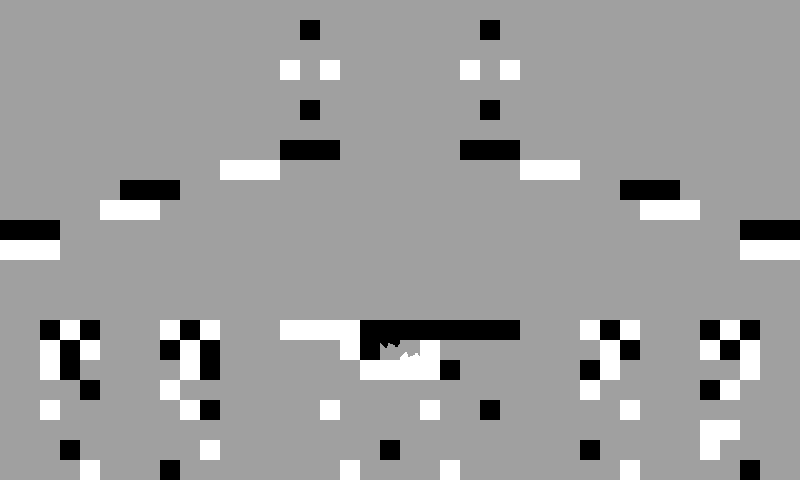

This game map was drawn from its Tiled (.tmx) file and the tilesets committed beside it. A one-line description and the trimmed map source follow:
An orthogonal 40x24 tile map with 20x20 px tiles, 1 tile layer (Map).

<map version="1.2" tiledversion="1.2.5" orientation="orthogonal" renderorder="right-down" width="40" height="24" tilewidth="20" tileheight="20" infinite="0" backgroundcolor="#a0a0a0" nextlayerid="7" nextobjectid="1">
 <properties>
  <property name="Background" type="int" value="192" />
  <property name="Title" value="?" />
  <property name="Wrapping" type="int" value="0" />
 </properties>
 <tileset firstgid="1" name="tmx_ss" tilewidth="20" tileheight="20" tilecount="30" columns="3">
  <image source="tmx_ss.png" width="60" height="200" />
  <tile id="0" type="Player">
   <properties>
    <property name="Color" type="int" value="0" />
    <property name="Flipped" type="int" value="0" />
   </properties>
  </tile>
  <tile id="1" type="Player">
   <properties>
    <property name="Color" type="int" value="0" />
    <property name="Flipped" type="int" value="1" />
   </properties>
  </tile>
  <tile id="2" type="RGBSphere">
   <properties>
    <property name="Color" type="int" value="192" />
    <property name="Flipped" type="int" value="0" />
   </properties>
  </tile>
  <tile id="3" type="Block">
   <properties>
    <property name="Color" type="int" value="0" />
    <property name="Flipped" type="int" value="0" />
   </properties>
  </tile>
  <tile id="4" type="Block">
   <properties>
    <property name="Color" type="int" value="192" />
    <property name="Flipped" type="int" value="0" />
   </properties>
  </tile>
  <tile id="5" type="Block">
   <properties>
    <property name="Color" type="int" value="255" />
    <property name="Flipped" type="int" value="0" />
   </properties>
  </tile>
  <tile id="6" type="Exit">
   <properties>
    <property name="Color" type="int" value="0" />
    <property name="Flipped" type="int" value="0" />
   </properties>
  </tile>
  <tile id="7" type="Exit">
   <properties>
    <property name="Color" type="int" value="192" />
    <property name="Flipped" type="int" value="0" />
   </properties>
  </tile>
  <tile id="8" type="Exit">
   <properties>
    <property name="Color" type="int" value="255" />
    <property name="Flipped" type="int" value="0" />
   </properties>
  </tile>
  <tile id="9" type="Pit">
   <properties>
    <property name="Color" type="int" value="0" />
    <property name="Flipped" type="int" value="0" />
   </properties>
  </tile>
  <tile id="10" type="Pit">
   <properties>
    <property name="Color" type="int" value="192" />
    <property name="Flipped" type="int" value="0" />
   </properties>
  </tile>
  <tile id="11" type="Pit">
   <properties>
    <property name="Color" type="int" value="255" />
    <property name="Flipped" type="int" value="0" />
   </properties>
  </tile>
  <tile id="12" type="Pit">
   <properties>
    <property name="Color" type="int" value="0" />
    <property name="Flipped" type="int" value="1" />
   </properties>
  </tile>
  <tile id="13" type="Pit">
   <properties>
    <property name="Color" type="int" value="192" />
    <property name="Flipped" type="int" value="1" />
   </properties>
  </tile>
  <tile id="14" type="Pit">
   <properties>
    <property name="Color" type="int" value="255" />
    <property name="Flipped" type="int" value="1" />
   </properties>
  </tile>
  <tile id="15" type="Breakable">
   <properties>
    <property name="Color" type="int" value="0" />
    <property name="Flipped" type="int" value="0" />
   </properties>
  </tile>
  <tile id="16" type="Breakable">
   <properties>
    <property name="Color" type="int" value="192" />
    <property name="Flipped" type="int" value="0" />
   </properties>
  </tile>
  <tile id="17" type="Breakable">
   <properties>
    <property name="Color" type="int" value="255" />
    <property name="Flipped" type="int" value="0" />
   </properties>
  </tile>
  <tile id="18" type="Breakable">
   <properties>
    <property name="Color" type="int" value="0" />
    <property name="Flipped" type="int" value="1" />
   </properties>
  </tile>
  <tile id="19" type="Breakable">
   <properties>
    <property name="Color" type="int" value="192" />
    <property name="Flipped" type="int" value="1" />
   </properties>
  </tile>
  <tile id="20" type="Breakable">
   <properties>
    <property name="Color" type="int" value="255" />
    <property name="Flipped" type="int" value="1" />
   </properties>
  </tile>
  <tile id="21" type="Jumpad">
   <properties>
    <property name="Color" type="int" value="0" />
    <property name="Flipped" type="int" value="0" />
   </properties>
  </tile>
  <tile id="22" type="Jumpad">
   <properties>
    <property name="Color" type="int" value="192" />
    <property name="Flipped" type="int" value="0" />
   </properties>
  </tile>
  <tile id="23" type="Jumpad">
   <properties>
    <property name="Color" type="int" value="255" />
    <property name="Flipped" type="int" value="0" />
   </properties>
  </tile>
  <tile id="24" type="Jumpad">
   <properties>
    <property name="Color" type="int" value="0" />
    <property name="Flipped" type="int" value="1" />
   </properties>
  </tile>
  <tile id="25" type="Jumpad">
   <properties>
    <property name="Color" type="int" value="192" />
    <property name="Flipped" type="int" value="1" />
   </properties>
  </tile>
  <tile id="26" type="Jumpad">
   <properties>
    <property name="Color" type="int" value="255" />
    <property name="Flipped" type="int" value="1" />
   </properties>
  </tile>
  <tile id="27" type="KillBlock">
   <properties>
    <property name="Color" type="int" value="192" />
    <property name="Flipped" type="int" value="0" />
   </properties>
  </tile>
  <tile id="28" type="Flipad">
   <properties>
    <property name="Color" type="int" value="192" />
    <property name="Flipped" type="int" value="0" />
   </properties>
  </tile>
  <tile id="29" type="Flipad">
   <properties>
    <property name="Color" type="int" value="255" />
    <property name="Flipped" type="int" value="0" />
   </properties>
  </tile>
 </tileset>
 <layer id="4" name="Map" width="40" height="24">
  <data>[960 cells, 121 non-empty, 4 distinct tile ids]</data>
 </layer>
</map>